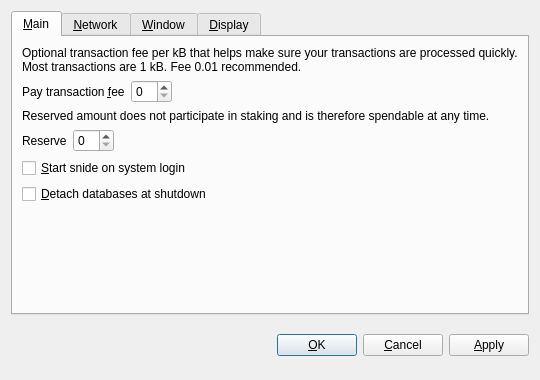
<?xml version="1.0" encoding="UTF-8"?>
<ui version="4.0">
 <class>OptionsDialog</class>
 <widget class="QDialog" name="OptionsDialog">
  <property name="geometry">
   <rect>
    <x>0</x>
    <y>0</y>
    <width>540</width>
    <height>380</height>
   </rect>
  </property>
  <property name="windowTitle">
   <string>Options</string>
  </property>
  <property name="modal">
   <bool>true</bool>
  </property>
  <layout class="QVBoxLayout" name="verticalLayout">
   <item>
    <widget class="QTabWidget" name="tabWidget">
     <property name="tabPosition">
      <enum>QTabWidget::North</enum>
     </property>
     <property name="currentIndex">
      <number>0</number>
     </property>
     <widget class="QWidget" name="tabMain">
      <attribute name="title">
       <string>&amp;Main</string>
      </attribute>
      <layout class="QVBoxLayout" name="verticalLayout_Main">
       <item>
        <widget class="QLabel" name="transactionFeeInfoLabel">
         <property name="text">
          <string>Optional transaction fee per kB that helps make sure your transactions are processed quickly. Most transactions are 1 kB. Fee 0.01 recommended.</string>
         </property>
         <property name="textFormat">
          <enum>Qt::PlainText</enum>
         </property>
         <property name="wordWrap">
          <bool>true</bool>
         </property>
        </widget>
       </item>
       <item>
        <layout class="QHBoxLayout" name="horizontalLayoutFee">
         <item>
          <widget class="QLabel" name="transactionFeeLabel">
           <property name="text">
            <string>Pay transaction &amp;fee</string>
           </property>
           <property name="textFormat">
            <enum>Qt::PlainText</enum>
           </property>
           <property name="buddy">
            <cstring>transactionFee</cstring>
           </property>
          </widget>
         </item>
         <item>
          <widget class="BitcoinAmountField" name="transactionFee"/>
         </item>
         <item>
          <spacer name="horizontalSpacerFee">
           <property name="orientation">
            <enum>Qt::Horizontal</enum>
           </property>
           <property name="sizeHint" stdset="0">
            <size>
             <width>40</width>
             <height>20</height>
            </size>
           </property>
          </spacer>
         </item>
        </layout>
       </item>
       <item>
        <widget class="QLabel" name="reserveBalanceInfoLabel">
         <property name="text">
          <string>Reserved amount does not participate in staking and is therefore spendable at any time.</string>
         </property>
         <property name="textFormat">
          <enum>Qt::PlainText</enum>
         </property>
         <property name="wordWrap">
          <bool>true</bool>
         </property>
        </widget>
       </item>
       <item>
        <layout class="QHBoxLayout" name="horizontalLayoutReserveBalance">
         <item>
          <widget class="QLabel" name="reserveBalanceLabel">
           <property name="text">
            <string>Reserve</string>
           </property>
           <property name="textFormat">
            <enum>Qt::PlainText</enum>
           </property>
           <property name="buddy">
            <cstring>reserveBalance</cstring>
           </property>
          </widget>
         </item>
         <item>
          <widget class="BitcoinAmountField" name="reserveBalance"/>
         </item>
         <item>
          <spacer name="horizontalSpacerReserveBalance">
           <property name="orientation">
            <enum>Qt::Horizontal</enum>
           </property>
           <property name="sizeHint" stdset="0">
            <size>
             <width>40</width>
             <height>20</height>
            </size>
           </property>
          </spacer>
         </item>
        </layout>
       </item>
       <item>
        <widget class="QCheckBox" name="bitcoinAtStartup">
         <property name="toolTip">
          <string>Automatically start snide after logging in to the system.</string>
         </property>
         <property name="text">
          <string>&amp;Start snide on system login</string>
         </property>
        </widget>
       </item>
       <item>
        <widget class="QCheckBox" name="detachDatabases">
         <property name="toolTip">
          <string>Detach block and address databases at shutdown. This means they can be moved to another data directory, but it slows down shutdown. The wallet is always detached.</string>
         </property>
         <property name="text">
          <string>&amp;Detach databases at shutdown</string>
         </property>
        </widget>
       </item>
       <item>
        <spacer name="verticalSpacer_Main">
         <property name="orientation">
          <enum>Qt::Vertical</enum>
         </property>
         <property name="sizeHint" stdset="0">
          <size>
           <width>20</width>
           <height>40</height>
          </size>
         </property>
        </spacer>
       </item>
      </layout>
     </widget>
     <widget class="QWidget" name="tabNetwork">
      <attribute name="title">
       <string>&amp;Network</string>
      </attribute>
      <layout class="QVBoxLayout" name="verticalLayout_Network">
       <item>
        <widget class="QCheckBox" name="mapPortUpnp">
         <property name="toolTip">
          <string>Automatically open the snide client port on the router. This only works when your router supports UPnP and it is enabled.</string>
         </property>
         <property name="text">
          <string>Map port using &amp;UPnP</string>
         </property>
        </widget>
       </item>
       <item>
        <widget class="QCheckBox" name="connectSocks">
         <property name="toolTip">
          <string>Connect to the snide network through a SOCKS proxy (e.g. when connecting through Tor).</string>
         </property>
         <property name="text">
          <string>&amp;Connect through SOCKS proxy:</string>
         </property>
        </widget>
       </item>
       <item>
        <layout class="QHBoxLayout" name="horizontalLayout_Network">
         <item>
          <widget class="QLabel" name="proxyIpLabel">
           <property name="text">
            <string>Proxy &amp;IP:</string>
           </property>
           <property name="textFormat">
            <enum>Qt::PlainText</enum>
           </property>
           <property name="buddy">
            <cstring>proxyIp</cstring>
           </property>
          </widget>
         </item>
         <item>
          <widget class="QValidatedLineEdit" name="proxyIp">
           <property name="maximumSize">
            <size>
             <width>140</width>
             <height>16777215</height>
            </size>
           </property>
           <property name="toolTip">
            <string>IP address of the proxy (e.g. 127.0.0.1)</string>
           </property>
          </widget>
         </item>
         <item>
          <widget class="QLabel" name="proxyPortLabel">
           <property name="text">
            <string>&amp;Port:</string>
           </property>
           <property name="textFormat">
            <enum>Qt::PlainText</enum>
           </property>
           <property name="buddy">
            <cstring>proxyPort</cstring>
           </property>
          </widget>
         </item>
         <item>
          <widget class="QLineEdit" name="proxyPort">
           <property name="maximumSize">
            <size>
             <width>55</width>
             <height>16777215</height>
            </size>
           </property>
           <property name="toolTip">
            <string>Port of the proxy (e.g. 9050)</string>
           </property>
          </widget>
         </item>
         <item>
          <widget class="QLabel" name="socksVersionLabel">
           <property name="text">
            <string>SOCKS &amp;Version:</string>
           </property>
           <property name="textFormat">
            <enum>Qt::PlainText</enum>
           </property>
           <property name="buddy">
            <cstring>socksVersion</cstring>
           </property>
          </widget>
         </item>
         <item>
          <widget class="QValueComboBox" name="socksVersion">
           <property name="toolTip">
            <string>SOCKS version of the proxy (e.g. 5)</string>
           </property>
          </widget>
         </item>
         <item>
          <spacer name="horizontalSpacer_Network">
           <property name="orientation">
            <enum>Qt::Horizontal</enum>
           </property>
           <property name="sizeHint" stdset="0">
            <size>
             <width>40</width>
             <height>20</height>
            </size>
           </property>
          </spacer>
         </item>
        </layout>
       </item>
       <item>
        <spacer name="verticalSpacer_Network">
         <property name="orientation">
          <enum>Qt::Vertical</enum>
         </property>
         <property name="sizeHint" stdset="0">
          <size>
           <width>20</width>
           <height>40</height>
          </size>
         </property>
        </spacer>
       </item>
      </layout>
     </widget>
     <widget class="QWidget" name="tabWindow">
      <attribute name="title">
       <string>&amp;Window</string>
      </attribute>
      <layout class="QVBoxLayout" name="verticalLayout_Window">
       <item>
        <widget class="QCheckBox" name="minimizeToTray">
         <property name="toolTip">
          <string>Show only a tray icon after minimizing the window.</string>
         </property>
         <property name="text">
          <string>&amp;Minimize to the tray instead of the taskbar</string>
         </property>
        </widget>
       </item>
       <item>
        <widget class="QCheckBox" name="minimizeOnClose">
         <property name="toolTip">
          <string>Minimize instead of exit the application when the window is closed. When this option is enabled, the application will be closed only after selecting Quit in the menu.</string>
         </property>
         <property name="text">
          <string>M&amp;inimize on close</string>
         </property>
        </widget>
       </item>
       <item>
        <spacer name="verticalSpacer_Window">
         <property name="orientation">
          <enum>Qt::Vertical</enum>
         </property>
         <property name="sizeHint" stdset="0">
          <size>
           <width>20</width>
           <height>40</height>
          </size>
         </property>
        </spacer>
       </item>
      </layout>
     </widget>
     <widget class="QWidget" name="tabDisplay">
      <attribute name="title">
       <string>&amp;Display</string>
      </attribute>
      <layout class="QVBoxLayout" name="verticalLayout_Display">
       <item>
        <layout class="QHBoxLayout" name="horizontalLayout_1_Display">
         <item>
          <widget class="QLabel" name="langLabel">
           <property name="text">
            <string>User Interface &amp;language:</string>
           </property>
           <property name="textFormat">
            <enum>Qt::PlainText</enum>
           </property>
           <property name="buddy">
            <cstring>lang</cstring>
           </property>
          </widget>
         </item>
         <item>
          <widget class="QValueComboBox" name="lang">
           <property name="toolTip">
            <string>The user interface language can be set here. This setting will take effect after restarting snide.</string>
           </property>
          </widget>
         </item>
        </layout>
       </item>
       <item>
        <layout class="QHBoxLayout" name="horizontalLayout_2_Display">
         <item>
          <widget class="QLabel" name="unitLabel">
           <property name="text">
            <string>&amp;Unit to show amounts in:</string>
           </property>
           <property name="textFormat">
            <enum>Qt::PlainText</enum>
           </property>
           <property name="buddy">
            <cstring>unit</cstring>
           </property>
          </widget>
         </item>
         <item>
          <widget class="QValueComboBox" name="unit">
           <property name="toolTip">
            <string>Choose the default subdivision unit to show in the interface and when sending coins.</string>
           </property>
          </widget>
         </item>
        </layout>
       </item>
       <item>
        <widget class="QCheckBox" name="displayAddresses">
         <property name="toolTip">
          <string>Whether to show snide addresses in the transaction list or not.</string>
         </property>
         <property name="text">
          <string>&amp;Display addresses in transaction list</string>
         </property>
        </widget>
       </item>
       <item>
        <widget class="QCheckBox" name="coinControlFeatures">
         <property name="toolTip">
          <string>Whether to show coin control features or not.</string>
         </property>
         <property name="text">
          <string>Display coin &amp;control features (experts only!)</string>
         </property>
        </widget>
       </item>
       <item>
        <spacer name="verticalSpacer_Display">
         <property name="orientation">
          <enum>Qt::Vertical</enum>
         </property>
         <property name="sizeHint" stdset="0">
          <size>
           <width>20</width>
           <height>40</height>
          </size>
         </property>
        </spacer>
       </item>
      </layout>
     </widget>
    </widget>
   </item>
   <item>
    <layout class="QHBoxLayout" name="horizontalLayout_Buttons">
     <item>
      <spacer name="horizontalSpacer_1">
       <property name="orientation">
        <enum>Qt::Horizontal</enum>
       </property>
       <property name="sizeHint" stdset="0">
        <size>
         <width>40</width>
         <height>48</height>
        </size>
       </property>
      </spacer>
     </item>
     <item>
      <widget class="QLabel" name="statusLabel">
       <property name="font">
        <font>
         <weight>75</weight>
         <bold>true</bold>
        </font>
       </property>
       <property name="text">
        <string/>
       </property>
       <property name="textFormat">
        <enum>Qt::PlainText</enum>
       </property>
       <property name="wordWrap">
        <bool>true</bool>
       </property>
      </widget>
     </item>
     <item>
      <spacer name="horizontalSpacer_2">
       <property name="orientation">
        <enum>Qt::Horizontal</enum>
       </property>
       <property name="sizeHint" stdset="0">
        <size>
         <width>40</width>
         <height>48</height>
        </size>
       </property>
      </spacer>
     </item>
     <item>
      <widget class="QPushButton" name="okButton">
       <property name="text">
        <string>&amp;OK</string>
       </property>
      </widget>
     </item>
     <item>
      <widget class="QPushButton" name="cancelButton">
       <property name="text">
        <string>&amp;Cancel</string>
       </property>
       <property name="autoDefault">
        <bool>false</bool>
       </property>
      </widget>
     </item>
     <item>
      <widget class="QPushButton" name="applyButton">
       <property name="text">
        <string>&amp;Apply</string>
       </property>
       <property name="autoDefault">
        <bool>false</bool>
       </property>
      </widget>
     </item>
    </layout>
   </item>
  </layout>
 </widget>
 <customwidgets>
  <customwidget>
   <class>BitcoinAmountField</class>
   <extends>QSpinBox</extends>
   <header>bitcoinamountfield.h</header>
  </customwidget>
  <customwidget>
   <class>QValueComboBox</class>
   <extends>QComboBox</extends>
   <header>qvaluecombobox.h</header>
  </customwidget>
  <customwidget>
   <class>QValidatedLineEdit</class>
   <extends>QLineEdit</extends>
   <header>qvalidatedlineedit.h</header>
  </customwidget>
 </customwidgets>
 <resources/>
 <connections/>
</ui>
